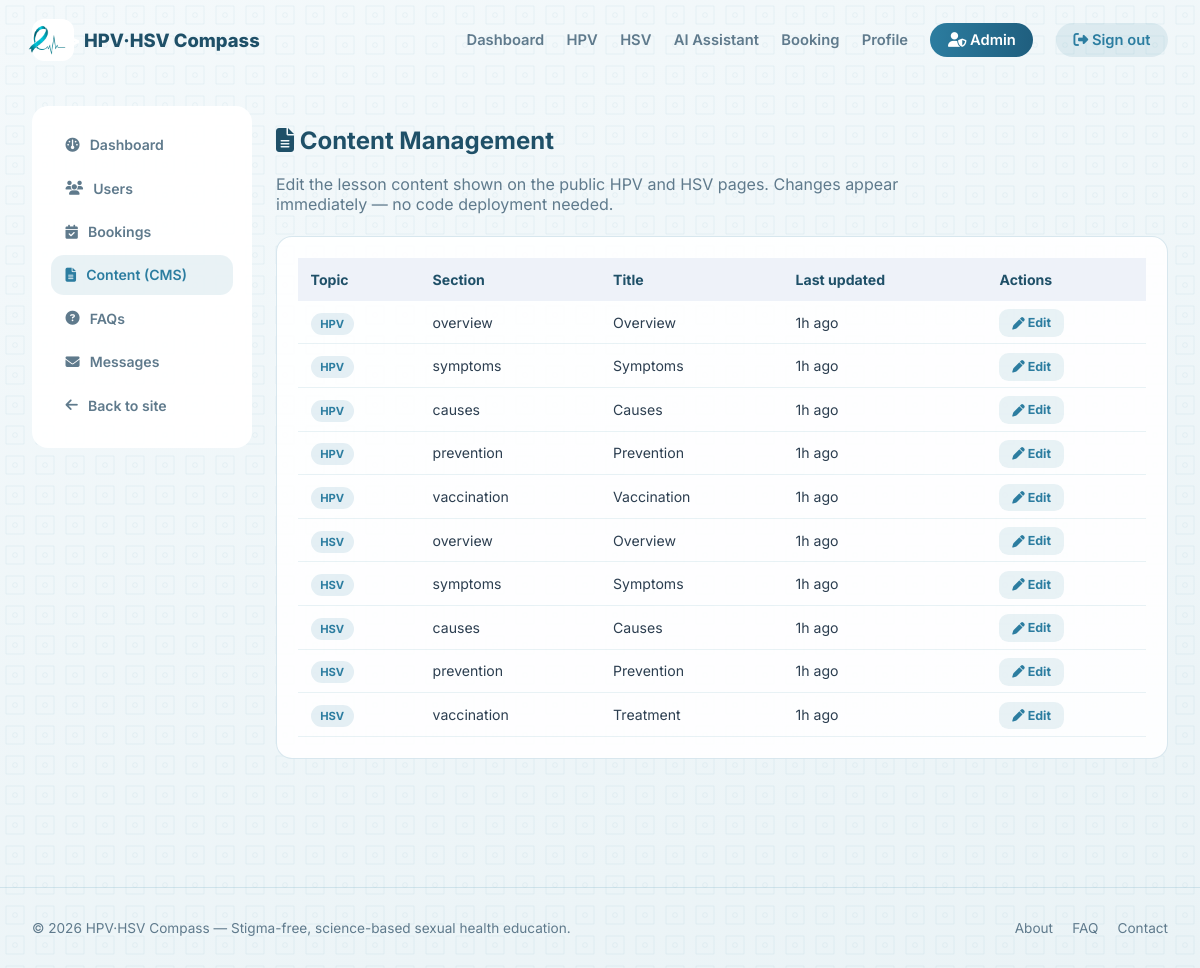
The page /admin/content.php (signed in) on the database its author committed.
### tables this page shows
CREATE TABLE content (
    id INT AUTO_INCREMENT PRIMARY KEY,
    topic ENUM('hpv', 'hsv') NOT NULL,
    section VARCHAR(40) NOT NULL,            
    title VARCHAR(150) NOT NULL,
    icon VARCHAR(40) DEFAULT NULL,           
    body MEDIUMTEXT NOT NULL,
    sort_order INT NOT NULL DEFAULT 0,
    updated_at DATETIME NOT NULL DEFAULT CURRENT_TIMESTAMP ON UPDATE CURRENT_TIMESTAMP,
    UNIQUE KEY topic_section (topic, section)
);

### includes/auth.php (called while the page is built, shortened)
<?php
function is_logged_in() {
    return isset($_SESSION['user_id']);
}
function is_admin() {
    return is_logged_in() && ($_SESSION['role'] ?? '') === 'admin';
}

### includes/functions.php (called while the page is built, shortened)
<?php
function e($str) {
    return htmlspecialchars($str ?? '', ENT_QUOTES, 'UTF-8');
}
function time_ago($datetime) {
    $diff = time() - strtotime($datetime);
    if ($diff < 86400) return floor($diff / 3600) . 'h ago';
    return floor($diff / 86400) . 'd ago';
}

### admin/content.php (the view, shortened to what this page needs)
<?php
require __DIR__ . '/../includes/auth.php';
require __DIR__ . '/../includes/functions.php';
$pdo = get_db();
$content = $pdo->query('SELECT * FROM content ORDER BY topic, sort_order')->fetchAll();
require __DIR__ . '/_admin_header.php';
?>
<h2 style="color:var(--text-dark); margin-bottom:1.2rem;"><i class="fas fa-file-lines"></i> Content Management</h2>
<p class="section-subtext">Edit the lesson content shown on the public HPV and HSV pages. Changes appear immediately — no code deployment needed.</p>
<div class="mini-card">
  <table class="admin-table">
    <thead><tr><th>Topic</th><th>Section</th><th>Title</th><th>Last updated</th><th>Actions</th></tr></thead>
    <tbody>
      <?php foreach ($content as $c): ?>
        <tr>
          <td><span class="role-badge"><?= strtoupper(e($c['topic'])) ?></span></td>
          <td><?= e($c['section']) ?></td>
          <td><?= e($c['title']) ?></td>
          <td><?= time_ago($c['updated_at']) ?></td>
          <td><a href="<?= BASE_URL ?>/admin/content_edit.php?id=<?= $c['id'] ?>" style="border:none; background:rgba(44,125,160,0.1); color:var(--teal); padding:0.4rem 0.8rem; border-radius:0.6rem; font-size:0.78rem; font-weight:700;"><i class="fas fa-pen"></i> Edit</a></td>
        </tr>
      <?php endforeach; ?>
    </tbody>
  </table>
</div>
<?php require __DIR__ . '/_admin_footer.php'; ?>

### includes/header.php (shortened to what this page needs)
<!DOCTYPE html>
<html lang="en">
<head>
<link rel="stylesheet" href="<?= BASE_URL ?>/assets/css/style.css">
<link rel="stylesheet" href="https://cdnjs.cloudflare.com/ajax/libs/font-awesome/6.4.0/css/all.min.css">
</head>
<body>
<?php include __DIR__ . '/navbar.php'; ?>
<main class="page-shell">

### includes/navbar.php (shortened to what this page needs)
<?php $current = basename($_SERVER['SCRIPT_NAME']); ?>
<header class="navbar">
  <a href="<?= BASE_URL ?>/index.php" class="logo">
    <div class="logo-icon"><img src="<?= BASE_URL ?>/assets/images/logo/logo.png" alt="HPV·HSV Compass Logo">></div>
    <span>HPV·HSV Compass</span>
  </a>
  <nav class="nav-links" id="navLinks">
    <?php if (is_logged_in()): ?>
      <a href="<?= BASE_URL ?>/dashboard.php" class="<?= $current === 'dashboard.php' ? 'active' : '' ?>">Dashboard</a>
      <a href="<?= BASE_URL ?>/hpv.php" class="<?= $current === 'hpv.php' ? 'active' : '' ?>">HPV</a>
      <a href="<?= BASE_URL ?>/hsv.php" class="<?= $current === 'hsv.php' ? 'active' : '' ?>">HSV</a>
      <a href="<?= BASE_URL ?>/assistant.php" class="<?= $current === 'assistant.php' ? 'active' : '' ?>">AI Assistant</a>
      <a href="<?= BASE_URL ?>/booking.php" class="<?= $current === 'booking.php' ? 'active' : '' ?>">Booking</a>
      <a href="<?= BASE_URL ?>/profile.php" class="<?= $current === 'profile.php' ? 'active' : '' ?>">Profile</a>
      <?php if (is_admin()): ?>
        <a href="<?= BASE_URL ?>/admin/dashboard.php" class="nav-pill"><i class="fas fa-user-shield"></i> Admin</a>
      <?php endif; ?>
      <a href="<?= BASE_URL ?>/logout.php" class="nav-pill nav-pill-outline"><i class="fas fa-sign-out-alt"></i> Sign out</a>
    <?php endif; ?>
  </nav>
</header>

### admin/_admin_header.php
<?php
require __DIR__ . '/../includes/header.php';
$adminCurrent = basename($_SERVER['SCRIPT_NAME']);
?>
<div class="admin-shell">
  <aside class="admin-sidebar">
    <a href="<?= BASE_URL ?>/admin/dashboard.php" class="<?= $adminCurrent === 'dashboard.php' ? 'active' : '' ?>"><i class="fas fa-gauge"></i> Dashboard</a>
    <a href="<?= BASE_URL ?>/admin/users.php" class="<?= $adminCurrent === 'users.php' ? 'active' : '' ?>"><i class="fas fa-users"></i> Users</a>
    <a href="<?= BASE_URL ?>/admin/bookings.php" class="<?= $adminCurrent === 'bookings.php' ? 'active' : '' ?>"><i class="fas fa-calendar-check"></i> Bookings</a>
    <a href="<?= BASE_URL ?>/admin/content.php" class="<?= $adminCurrent === 'content.php' || $adminCurrent === 'content_edit.php' ? 'active' : '' ?>"><i class="fas fa-file-lines"></i> Content (CMS)</a>
    <a href="<?= BASE_URL ?>/admin/faqs.php" class="<?= $adminCurrent === 'faqs.php' ? 'active' : '' ?>"><i class="fas fa-circle-question"></i> FAQs</a>
    <a href="<?= BASE_URL ?>/admin/messages.php" class="<?= $adminCurrent === 'messages.php' ? 'active' : '' ?>"><i class="fas fa-envelope"></i> Messages</a>
    <a href="<?= BASE_URL ?>/dashboard.php"><i class="fas fa-arrow-left"></i> Back to site</a>
  </aside>
  <div class="admin-content">

### admin/_admin_footer.php
  </div>
</div>
<?php require __DIR__ . '/../includes/footer.php'; ?>

### includes/footer.php (shortened to what this page needs)
</main>
<footer class="site-footer">
  <div class="footer-inner">
    <div>© <?= date('Y') ?> HPV·HSV Compass — Stigma-free, science-based sexual health education.</div>
    <div class="footer-links">
      <a href="<?= BASE_URL ?>/about.php">About</a>
      <a href="<?= BASE_URL ?>/faq.php">FAQ</a>
      <a href="<?= BASE_URL ?>/contact.php">Contact</a>
    </div>
  </div>
</footer>
</body>
</html>

### assets/css/style.css (style rules this page uses)
:root { --teal: #2c7da0; --teal-dark: #1f5e7e; --text-dark: #1f5068; --text-muted: #5f7a8c; --bg-soft: #eef2f9; --accent-warm: #c55a3a; --accent-amber: #e0a53a; --success: #4caf6d; --radius-lg: 1.5rem; --radius-md: 1rem; --radius-pill: 40px; --shadow-card: 0 20px 35px -12px rgba(0, 0, 0, 0.08); }
* { box-sizing: border-box; }
body { margin: 0; font-family: "Inter", system-ui, sans-serif; color: #2c3e50; background: linear-gradient(160deg, #f4f9fb 0%, #eaf3f6 100%); min-height: 100vh; }
a { text-decoration: none; color: inherit; }
img { max-width: 100%; display: block; }
.page-shell { max-width: 1200px; margin: 0 auto; padding: 1.6rem 2rem 4rem; }
.navbar { display: flex; align-items: center; justify-content: space-between; padding: 1.2rem 2rem; max-width: 1200px; margin: 0 auto; position: relative; }
.logo { display: flex; align-items: center; gap: 10px; font-weight: 800; font-size: 1.15rem; color: var(--text-dark); }
.logo-icon { width: 42px; height: 42px; border-radius: 12px; background: white; color: white; display: flex; align-items: center; justify-content: center; font-size: 1.15rem; }
.nav-links { display: flex; align-items: center; gap: 1.4rem; font-weight: 600; font-size: 0.92rem; }
.nav-links a { color: var(--text-muted); transition: color 0.15s; }
.nav-pill { background: rgba(44, 125, 160, 0.1); color: var(--teal) !important; padding: 0.5rem 1.1rem; border-radius: var(--radius-pill); }
.nav-pill:not(.nav-pill-outline) { background: linear-gradient(95deg, var(--teal), var(--teal-dark)); color: white !important; }
.section-subtext { color: var(--text-muted); max-width: 640px; margin-bottom: 1.4rem; }
.mini-card { background: rgba(255, 255, 255, 0.9); border: 1px solid rgba(44, 125, 160, 0.18); border-radius: var(--radius-md); padding: 1.3rem; margin-bottom: 1rem; }
.admin-shell { display: grid; grid-template-columns: 220px 1fr; gap: 1.5rem; }
.admin-sidebar { background: rgba(255, 255, 255, 0.94); border-radius: var(--radius-md); padding: 1.2rem; height: max-content; }
.admin-sidebar a { display: flex; align-items: center; gap: 10px; padding: 0.7rem 0.9rem; border-radius: 0.8rem; font-weight: 600; font-size: 0.88rem; color: var(--text-muted); margin-bottom: 4px; }
.admin-sidebar a:hover, .admin-sidebar a.active { background: rgba(44, 125, 160, 0.1); color: var(--teal); }
table.admin-table { width: 100%; border-collapse: collapse; font-size: 0.88rem; }
table.admin-table th { text-align: left; padding: 0.8rem; background: var(--bg-soft); color: var(--text-dark); font-weight: 700; }
table.admin-table td { padding: 0.8rem; border-bottom: 1px solid rgba(44, 125, 160, 0.1); vertical-align: middle; }
.role-badge { font-size: 0.7rem; font-weight: 700; padding: 0.25rem 0.6rem; border-radius: var(--radius-pill); background: rgba(44, 125, 160, 0.12); color: var(--teal); }
.site-footer { padding: 2rem; border-top: 1px solid rgba(44, 125, 160, 0.15); margin-top: 3rem; }
.footer-inner { max-width: 1200px; margin: 0 auto; display: flex; justify-content: space-between; flex-wrap: wrap; gap: 1rem; font-size: 0.85rem; color: var(--text-muted); }
.footer-links { display: flex; gap: 1.2rem; }

### rows shown on the page
content: topic "HPV", section "overview", title "Overview", updated_at "1h ago"
content: topic "HPV", section "symptoms", title "Symptoms", updated_at "1h ago"
content: topic "HPV", section "causes", title "Causes", updated_at "1h ago"
content: topic "HPV", section "prevention", title "Prevention", updated_at "1h ago"
content: topic "HPV", section "vaccination", title "Vaccination", updated_at "1h ago"
content: topic "HSV", section "overview", title "Overview", updated_at "1h ago"
content: topic "HSV", section "symptoms", title "Symptoms", updated_at "1h ago"
content: topic "HSV", section "causes", title "Causes", updated_at "1h ago"
content: topic "HSV", section "prevention", title "Prevention", updated_at "1h ago"
content: topic "HSV", section "vaccination", title "Treatment", updated_at "1h ago"
